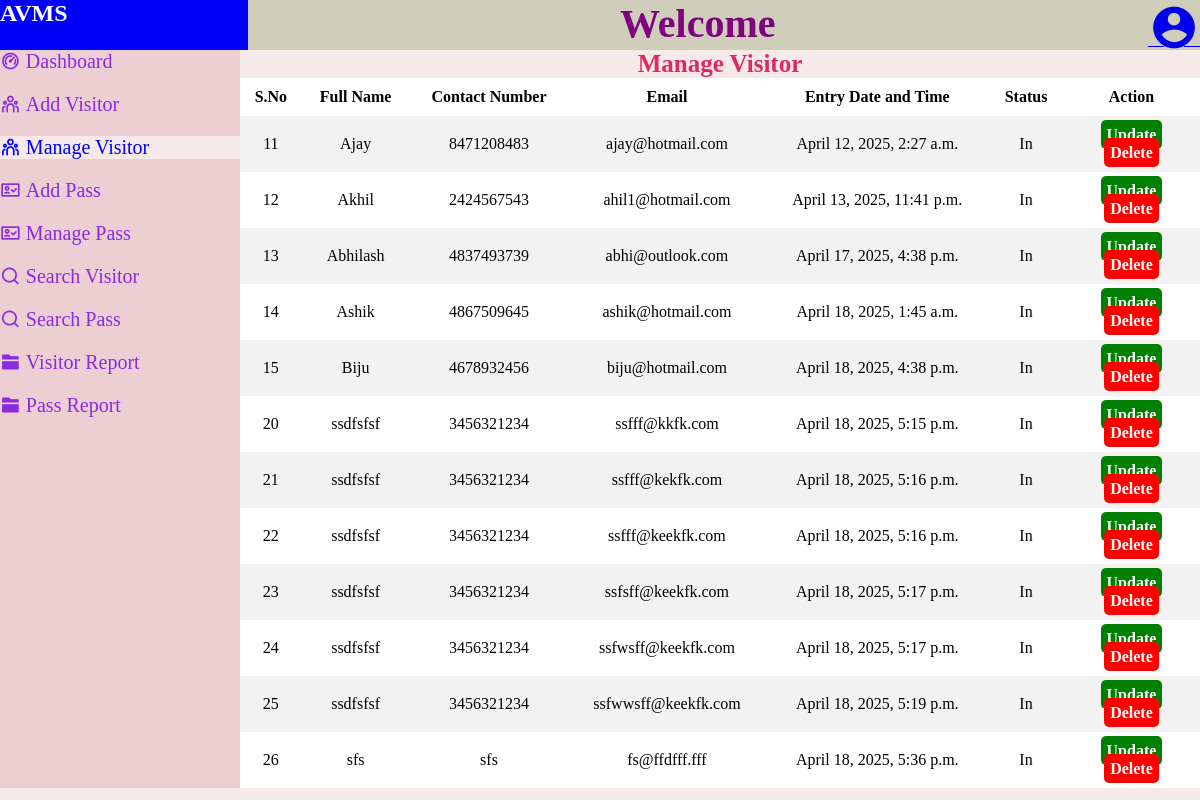
The page /manage_visitor/ (signed in) on the database its author committed.
### app1/models.py (models this page shows)
class Visitor(models.Model):
    id = models.BigAutoField(primary_key=True,blank=False,null=False)
    category = models.CharField(verbose_name='category',max_length=100)
    name = models.CharField(verbose_name='name',max_length=100)
    email = models.EmailField(unique=True)
    phone_number = models.CharField(verbose_name='phone_number',max_length=20)
    address = models.CharField(verbose_name='address',max_length=400)
    apartment_number = models.IntegerField(verbose_name="apartment_number")
    floor = models.CharField(verbose_name='floor',max_length=10)
    to_meet = models.CharField(verbose_name='to_meet',max_length=100)
    reason = models.CharField(verbose_name='reason',max_length=100)
    date_time = models.DateTimeField(verbose_name='datetime',auto_now=True)
    status = models.CharField(verbose_name='status',default='In',max_length=3)

### app1/views.py (the view)
# urls.py: path('manage_visitor/',manage_visitor,name='manage_visitor'),
@login_required(login_url='login')
def manage_visitor(request):
    obj = Visitor.objects.all()
    return render(request,'manage_visitor.html',{'visitor_data':obj})

### templates/manage_visitor.html (shortened to what this page needs)
{% load static %}
<!DOCTYPE html>
<html lang="en">
<head>
    <link href="https://cdn.jsdelivr.net/npm/remixicon@4.5.0/fonts/remixicon.css" rel="stylesheet"/>
    <link rel="stylesheet" href="{% static 'manage_visitor.css' %}">
</head>
<body>
    <section class="top">
        <h1 class="top1">AVMS</h1>
        <h1 class="head">Welcome</h1>
        <a class="icon" href="{% url 'logout' %}" onclick="return confirmLogout()"><i class="ri-account-circle-fill"></i></a>
    </section>
    <div class="maincontainer">
        <div class="sidebar">
            <ul>
                <li><a href="{% url 'index' %}"><div class="sidetext"><i class="ri-dashboard-2-line"></i>&nbsp;Dashboard</div></a></li>
                <li><a href="{% url 'add_visitor' %}"><div class="sidetext"><i class="ri-team-line"></i>&nbsp;Add Visitor</div></a></li>
                <li><a href="{% url 'manage_visitor' %}"><div class="activelink"><i class="ri-team-line"></i>&nbsp;Manage Visitor</div></a></li>
                <li><a href="{% url 'pass_form' %}"><div class="sidetext"><i class="ri-pass-valid-line"></i>&nbsp;Add Pass</div></a></li>
                <li><a href="{% url 'manage_pass' %}"><div class="sidetext"><i class="ri-pass-valid-line"></i>&nbsp;Manage Pass</div></a></li>
                <li><a href="{% url 'search_visitor' %}"><div class="sidetext"><i class="ri-search-line"></i>&nbsp;Search Visitor</div></a></li>
                <li><a href="{% url 'search_pass' %}"><div class="sidetext"><i class="ri-search-line"></i>&nbsp;Search Pass</div></a></li>
                <li><a href="{% url 'visitor_report' %}"><div class="sidetext"><i class="ri-folder-2-fill"></i>&nbsp;Visitor Report</div></a></li>
                <li><a href="{% url 'pass_report' %}"><div class="sidetext"><i class="ri-folder-2-fill"></i>&nbsp;Pass Report</div></a></li>
            </ul>
        </div>
        <div class="display">
            <h3>Manage Visitor</h3>
            <table border="0" cellpadding="25" cellspacing="0">
                <tr>
                    <th>S.No</th>
                    <th>Full Name</th>
                    <th>Contact Number</th>
                    <th>Email</th>
                    <th>Entry Date and Time</th>
                    <th>Status</th>
                    <th>Action</th>
                </tr>
                {% for i in visitor_data %}
                <tr>
                    <td>{{i.id}}</td>
                    <td>{{i.name}}</td>
                    <td>{{i.phone_number}}</td>
                    <td>{{i.email}}</td>
                    <td>{{i.date_time}}</td>
                    <td>{{i.status}}</td>
                    <td>
                        <a class="update" href="{% url 'update_visitor' id=i.id %}">Update</a>
                        <a class="delete" href="{% url 'visitor_delete' id=i.id %}">Delete</a>
                    </td>
                </tr>
                {% endfor %}
            </table>
        </div>
    </div>
</body>
</html>

### static/manage_visitor.css (style rules this page uses)
* { margin: 0; padding: 0; }
body { background-color: rgb(245, 233, 233); }
.top { display: flex; justify-content: space-between; height: 50px; background-color: rgb(206, 206, 187); }
.top .top1 { background-color: blue; color: white; text-align: end; padding-right: 15%; }
.top .head { color: purple; font-size: 40px; }
.top i { font-size: 50px; }
.maincontainer { display: flex; justify-content: space-between; }
.sidebar { background-color: rgb(236, 206, 211); width: 20%; }
.sidebar a { text-decoration: none; }
.sidebar .sidetext { text-decoration: none; color: blueviolet; }
.activelink { background-color: rgb(245, 233, 233); color: blue; }
.sidebar ul { list-style: none; display: flex; flex-direction: column; gap: 20px; font-size: 20px; }
.display { width: 80%; }
.display h3 { text-align: center; font-size: 25px; color: #df2a60; }
.display table { width: 100%; }
table td, table th { padding: 10px; text-align: center; }
table tr:nth-child(even) { background-color: #f2f2f2; }
table tr:nth-child(odd) { background-color: #ffffff; }
.update, .delete { border-radius: 5px; text-decoration: none; padding: 5%; font-weight: bold; width: 100%; height: 100%; }
.update { background-color: green; color: white; }
.delete { background-color: red; color: white; }

### rows shown on the page
Visitor: id "11", name "Ajay", phone_number "8471208483", email "ajay@hotmail.com", date_time "April 12, 2025, 2:27 a.m.", status "In"
Visitor: id "12", name "Akhil", phone_number "2424567543", email "ahil1@hotmail.com", date_time "April 13, 2025, 11:41 p.m.", status "In"
Visitor: id "13", name "Abhilash", phone_number "4837493739", email "abhi@outlook.com", date_time "April 17, 2025, 4:38 p.m.", status "In"
Visitor: id "14", name "Ashik", phone_number "4867509645", email "ashik@hotmail.com", date_time "April 18, 2025, 1:45 a.m.", status "In"
Visitor: id "15", name "Biju", phone_number "4678932456", email "biju@hotmail.com", date_time "April 18, 2025, 4:38 p.m.", status "In"
Visitor: id "20", name "ssdfsfsf", phone_number "3456321234", email "ssfff@kkfk.com", date_time "April 18, 2025, 5:15 p.m.", status "In"
Visitor: id "21", name "ssdfsfsf", phone_number "3456321234", email "ssfff@kekfk.com", date_time "April 18, 2025, 5:16 p.m.", status "In"
Visitor: id "22", name "ssdfsfsf", phone_number "3456321234", email "ssfff@keekfk.com", date_time "April 18, 2025, 5:16 p.m.", status "In"
Visitor: id "23", name "ssdfsfsf", phone_number "3456321234", email "ssfsff@keekfk.com", date_time "April 18, 2025, 5:17 p.m.", status "In"
Visitor: id "24", name "ssdfsfsf", phone_number "3456321234", email "ssfwsff@keekfk.com", date_time "April 18, 2025, 5:17 p.m.", status "In"
Visitor: id "25", name "ssdfsfsf", phone_number "3456321234", email "ssfwwsff@keekfk.com", date_time "April 18, 2025, 5:19 p.m.", status "In"
Visitor: id "26", name "sfs", phone_number "sfs", email "fs@ffdfff.fff", date_time "April 18, 2025, 5:36 p.m.", status "In"
